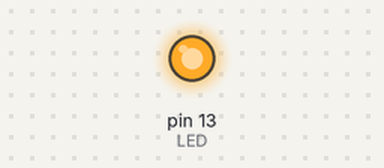
Recording of a sketch running on a simulated Arduino Uno, built with avr-gcc and run on an emulated ATmega328P. Parts: output pins drawn as LEDs (lit = HIGH). What the sketch prints to the serial monitor is not drawn.

Above: at 1.0 s.
At 5.0 s:
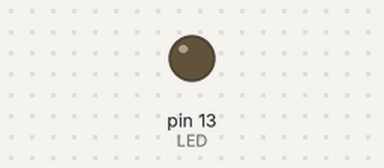
Timing chart, 0 to 9.2 s (numbered marks = the images above):
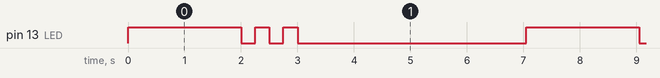

The sketch:

0sx_labo_01.ino
```cpp
const int LED = 13;
const String numEtudiant = "6307713";
const int temps = 2000;
const int tempsClignotement = 250;
int nbClignotement = numEtudiant.substring(5, 6).toInt() / 2 + 2; // +2 à la place de +1 car ça arrondit vers le bas
const int tempsVariation = 2048;
int intervalleVariation = tempsVariation / 256;
int etape = 0;

void setup() {
  pinMode(LED, OUTPUT);
  Serial.begin(9600);
}

void loop() {
  switch (etape) {
    case 0:
      allume();
      break;

    case 1:
      clignotement();
      break;

    case 2:
      variation();
      break;

    case 3:
      eteint();
      break;
  }
  etape = (etape + 1) % 4;
}


void allume() {
  Serial.print("Allume – ");
  Serial.println(numEtudiant);
  digitalWrite(LED, HIGH);
  delay(temps);
}

void clignotement() {
  Serial.print("Clignotement – ");
  Serial.println(numEtudiant);
  for (int i = 0; i < nbClignotement; i++) {
    digitalWrite(LED, LOW);
    delay(tempsClignotement);
    digitalWrite(LED, HIGH);
    delay(tempsClignotement);
  }
}

void variation() {
  Serial.print("Variation – ");
  Serial.println(numEtudiant);
  for (int i = 1; i < 255; i++) {
    if (numEtudiant.substring(6).toInt() % 2 == 0) {
      analogWrite(LED, i);
    } else {
      analogWrite(LED, -i);
    }
    delay(intervalleVariation);
  }
}

void eteint() {
  Serial.print("Éteint – ");
  Serial.println(numEtudiant);
  digitalWrite(LED, LOW);
  delay(temps);
}
```

Measured:
- by itself, pin 13 (LED): repeats every 7.1 s: 2 × (LOW 0.25 s, HIGH 0.25 s), LOW 4.1 s, HIGH 2.0 s
- by itself, everything shown: repeats every 7.1 s, in 6 steps
